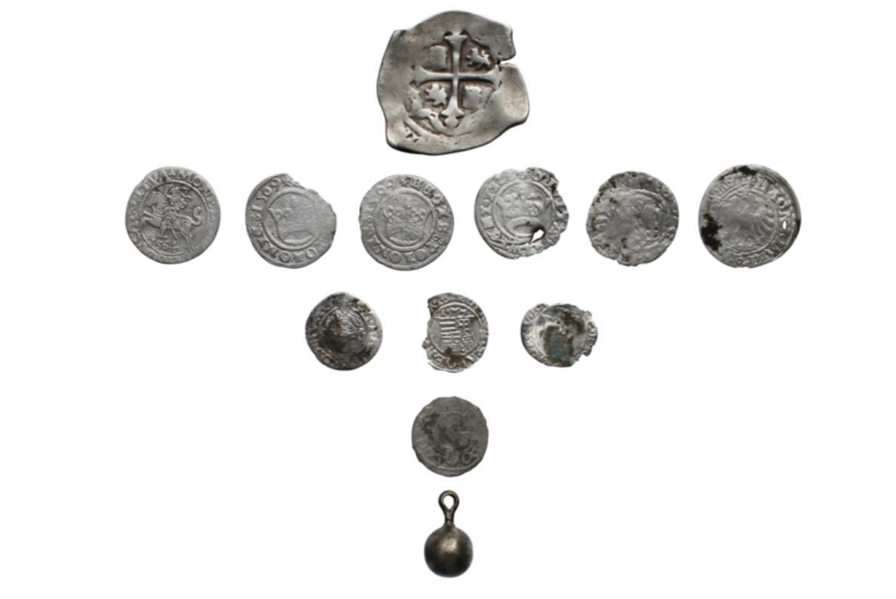
#> input picture Assets/Greyscale test/start.png, 896 x 599 px, found by its file name
$ python select_objects_in_image.py
#> lines starting #> are read from the running program, lines starting #| are printed output that depends on the picture; after the words box and inside, x2 and y2 are one past the last pixel; in counts of white or black regions, pixels touching at a corner belong together
import cv2
from PIL import Image, ImageFont, ImageDraw

# read image without color
image = cv2.imread('Assets\\Greyscale test\\start.png')
#> image is the input picture: shape (599, 896, 3); mean B, G, R 234, 234.8, 235.1

original = image.copy()
gray = cv2.cvtColor(image,cv2.COLOR_BGR2GRAY)
blur = cv2.GaussianBlur(gray, (5,5), 0)
thresh = cv2.threshold(blur, 245, 255, cv2.THRESH_BINARY_INV)[1]
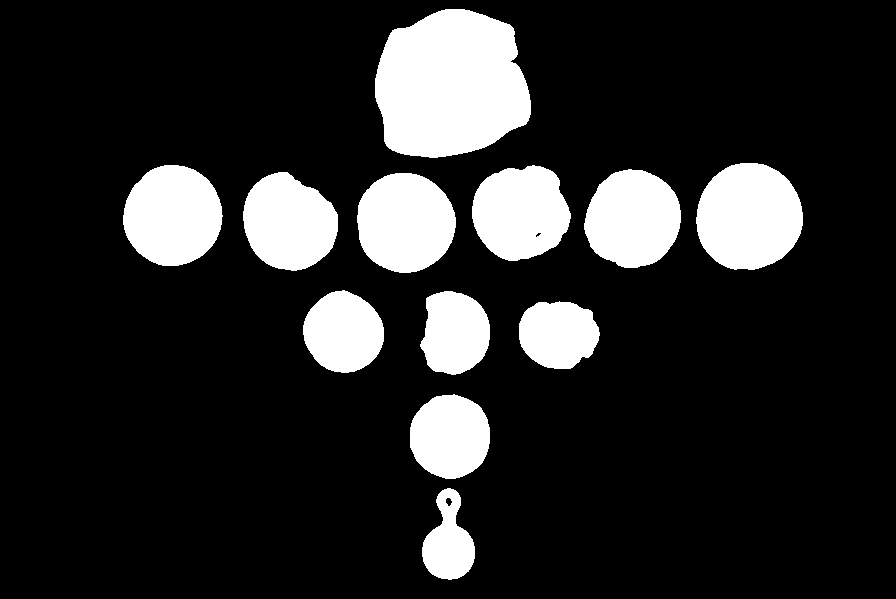
#> thresh: shape (599, 896); 16.2% white; 12 white regions
kernel = cv2.getStructuringElement(cv2.MORPH_RECT, (9,9))
#masked = cv
# 2.bitwise_and(original, original, mask=thresh)
#dilate = cv2.dilate(thresh, kernel, iterations=1)
#puts number on image
im1 = Image.open('ROI_0.png')
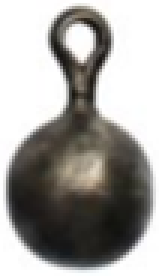
#> input picture ROI_0.png, 53 x 92 px, found by its file name (shown 3 times larger)
#> im1 is the input picture: PIL image 53x92 RGB; mean R, G, B 161.8, 159.9, 156.6
ac = Image.new('L', (im1.width, im1.height))
#> ac: PIL image 53x92 L; every value is 0


def adaugare_numar(a, num):
    title_font = ImageFont.truetype('Scripts\\fontu.ttf', 25)
    title_text = num
    image_editable = ImageDraw.Draw(a)
    image_editable.text([15, 15], title_text, fill="red", font=title_font)
    #ImageDraw.Draw.text(xy, text, fill=None, font=None, anchor=None, spacing=0, align=”left”)
    im1.save("result.png")

##
#
# # Find contours, obtain bounding box coordinates, and extract ROI
#
#
cnts = cv2.findContours(thresh, cv2.RETR_EXTERNAL, cv2.CHAIN_APPROX_SIMPLE)
#> cnts = 12 contours; largest, box (x1, y1, x2, y2) and area: (375, 9, 531, 158) 18188, (696, 163, 803, 270) 8871, (123, 165, 223, 266) 7700, (357, 173, 456, 273) 7646, (584, 169, 681, 268) 7242
cnts = cnts[0] if len(cnts) == 2 else cnts[1]
image_number = 0
for c in cnts:
    x,y,w,h = cv2.boundingRect(c)
    cv2.rectangle(image, (x, y), (x + w, y + h), (36,255,12), 2)
    ROI = original[y:y+h, x:x+w]
    cv2.imwrite("Assets\\Objects\\ROI_{}.png".format(image_number), ROI)
    image_number += 1
#> this loop made 12 passes
#> (x, y, w, h) on passes 1 to 12: (422, 488, 53, 92), (410, 394, 80, 85), (519, 301, 81, 68), (420, 291, 70, 84), (303, 290, 81, 83), (357, 173, 99, 100), (243, 172, 95, 99), (584, 169, 97, 99), (472, 165, 99, 96), (123, 165, 100, 101), (696, 163, 107, 107), (375, 9, 156, 149)
#> pass 2, `ROI = original[y:y+h, x:x+w]`:
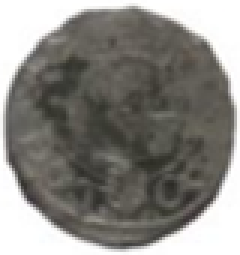
#> ROI: shape (85, 80, 3) (shown 3 times larger); mean B, G, R 129.7, 134.4, 136.1
#> pass 3, `ROI = original[y:y+h, x:x+w]`:
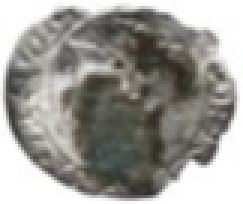
#> ROI: shape (68, 81, 3) (shown 3 times larger); mean B, G, R 149.2, 154.2, 155.3
#> after the loop:
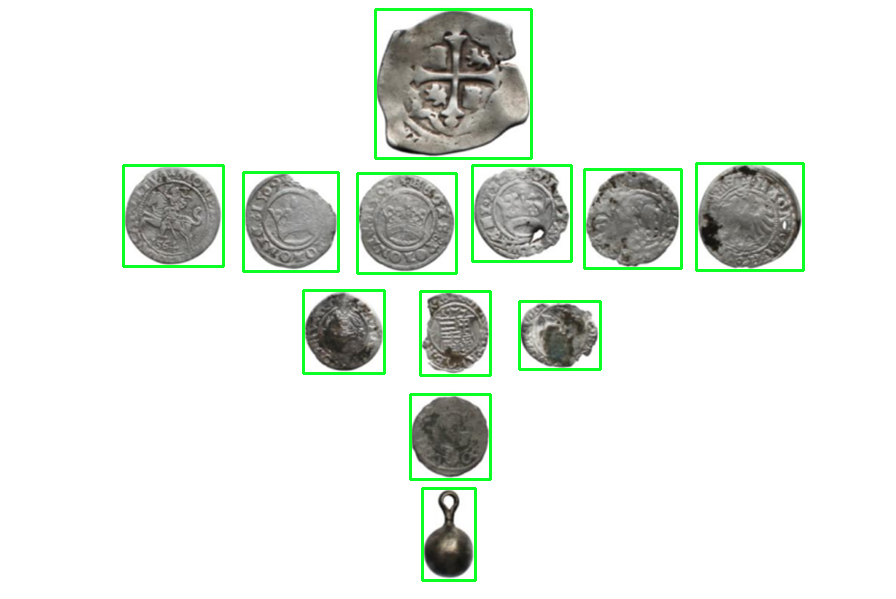
#> image: shape (599, 896, 3); 2.54% of pixels changed, all inside (x1, y1, x2, y2) = (122, 8, 805, 582)
#> after the loop, image_number = 12


#
#
#

#cv2.imshow('masked', image)
cv2.imshow('image', image)
cv2.imshow('gray', gray)
cv2.imshow('thresh', thresh)

#masked = cv2.bitwise_and(image, image, mask=mask)

#cv2.imshow('dilate', dilate)
cv2.waitKey()

#cv2.imwrite('Assets\\Greyscale test\\rock_greyscaled.jpg',img)"""
image = cv2.imread('Assets\\Greyscale test\\start.png')
original = image.copy()
gray = cv2.cvtColor(image,cv2.COLOR_BGR2GRAY)
blur = cv2.GaussianBlur(gray, (5,5), 0)
thresh = cv2.threshold(blur, 10, 255, cv2.THRESH_BINARY_INV)[1]
#> thresh: shape (599, 896); every value is 0
kernel = cv2.getStructuringElement(cv2.MORPH_RECT, (7,7))
dilate = cv2.dilate(thresh, kernel, iterations=1)

# Find contours, obtain bounding box coordinates, and extract ROI
cnts = cv2.findContours(dilate, cv2.RETR_EXTERNAL, cv2.CHAIN_APPROX_SIMPLE)
#> cnts = 0 contours
cnts = cnts[0] if len(cnts) == 2 else cnts[1]
#> cnts = []
image_number = 0
for c in cnts:
    x,y,w,h = cv2.boundingRect(c)
    cv2.rectangle(image, (x, y), (x + w, y + h), (36,255,12), 2)
    ROI = original[y:y+h, x:x+w]
    cv2.imwrite("ROI_{}.png".format(image_number), ROI)
    image_number += 1
#> this loop made 0 passes
#> after the loop, image_number = 0

cv2.imshow('image', image)
cv2.imshow('thresh', thresh)
cv2.imshow('dilate', dilate)
cv2.waitKey()
